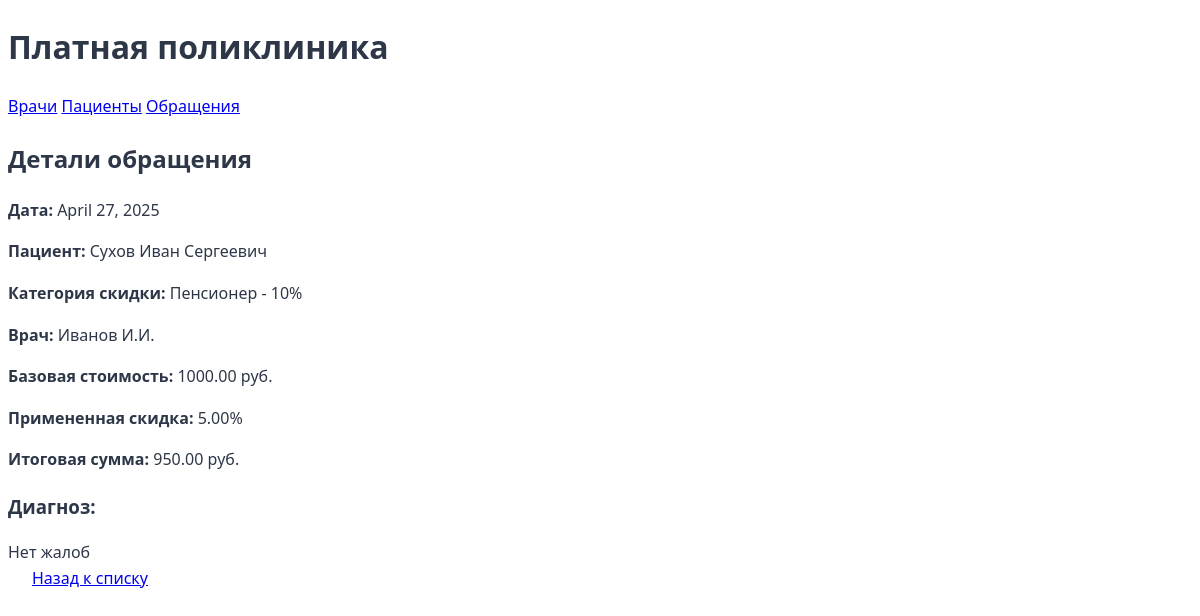
The page /visit/1/ on the database its author committed.
### core/models.py (models this page shows, shortened)
class Visit(models.Model):
    doctor = models.ForeignKey(Doctor, on_delete=models.CASCADE)
    patient = models.ForeignKey(Patient, on_delete=models.CASCADE)
    date = models.DateField("Дата обращения")
    diagnosis = models.TextField("Диагноз")
    base_cost = models.DecimalField("Базовая стоимость", max_digits=10, decimal_places=2)
    discount = models.DecimalField("Скидка (%)", max_digits=5, decimal_places=2, default=0)
    @property
    def final_cost(self):
        return self.base_cost * (1 - self.discount / 100)

class Patient(models.Model):
    DISCOUNT_CATEGORIES = [
        ('none', 'Без скидки'),
        ('pensioner', 'Пенсионер - 10%'),
        ('veteran', 'Ветеран - 15%'),
        ('disabled', 'Инвалид - 20%'),
    ]
    last_name = models.CharField("Фамилия", max_length=50)
    first_name = models.CharField("Имя", max_length=50)
    middle_name = models.CharField("Отчество", max_length=50)
    birth_year = models.IntegerField("Год рождения")
    discount_category = models.CharField(
        "Категория скидки",
        max_length=10,
        choices=DISCOUNT_CATEGORIES,
        default='none'
    )
    @property
    def full_name(self):
        return f"{self.last_name} {self.first_name} {self.middle_name}"

class Doctor(models.Model):
    CATEGORY_CHOICES = [
        ('1', 'Первая'),
        ('2', 'Вторая'),
        ('3', 'Высшая')
    ]
    last_name = models.CharField("Фамилия", max_length=50)
    first_name = models.CharField("Имя", max_length=50)
    middle_name = models.CharField("Отчество", max_length=50)
    specialty = models.CharField("Специальность", max_length=100)
    category = models.CharField("Категория", max_length=1, choices=CATEGORY_CHOICES)
    experience = models.IntegerField("Стаж")
    def __str__(self):
        return f"{self.last_name} {self.first_name[0]}.{self.middle_name[0]}."

### core/views.py (the view)
# urls.py: path('visit/<int:pk>/', visit_detail, name='visit_detail'),
def visit_detail(request, pk):
    visit = get_object_or_404(Visit, pk=pk)
    return render(request, 'visit_detail.html', {'visit': visit})

### core/templates/visit_detail.html
{% extends "base.html" %}
{% block content %}
    <h2>Детали обращения</h2>
    <div class="detail-card">
        <div class="row">
            <div class="col">
                <p><strong>Дата:</strong> {{ visit.date }}</p>
                <p><strong>Пациент:</strong> {{ visit.patient.full_name }}</p>
                <p><strong>Категория скидки:</strong>
                    {{ visit.patient.get_discount_category_display }}
                </p>
            </div>
            <div class="col">
                <p><strong>Врач:</strong> {{ visit.doctor }}</p>
                <p><strong>Базовая стоимость:</strong> {{ visit.base_cost }} руб.</p>
                <p><strong>Примененная скидка:</strong> {{ visit.discount }}%</p>
                <p><strong>Итоговая сумма:</strong> {{ visit.final_cost|floatformat:2 }} руб.</p>
            </div>
        </div>
        <h3>Диагноз:</h3>
        <div class="diagnosis">{{ visit.diagnosis }}</div>
        <a href="{% url 'visits' %}" class="btn">Назад к списку</a>
    </div>
{% endblock %}

### core/static/css/style.css (style rules this page uses)
:root { --primary-color: #2A5C82; --secondary-color: #5BA4E6; --accent-color: #FF7E67; --light-bg: #F8FAFC; --text-dark: #2D3748; }
body { font-family: 'Segoe UI', system-ui, sans-serif; color: var(--text-dark); line-height: 1.6; }
.btn { padding: 0.8rem 1.5rem; border-radius: 8px; font-weight: 500; transition: all 0.3s ease; }

### rows shown on the page
Visit: date "April 27, 2025", patient.full_name "Сухов Иван Сергеевич", patient.discount_category "Пенсионер - 10%", doctor "Иванов И.И.", base_cost "1000.00", discount "5.00", final_cost "950.00", diagnosis "Нет жалоб"
